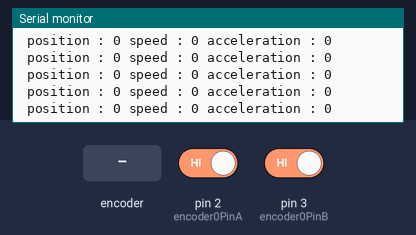
Bench run of a sketch on a simulated Arduino Uno, built with avr-gcc and run on an emulated ATmega328P. Shown: the last lines printed to the serial monitor. The inputs (shaded band) are chosen by the test bench; at power-on: pin 2 (encoder0PinA) HIGH, pin 3 (encoder0PinB) HIGH.

Above: at 1.2 s.
1.3 s: rotary encoder on pin 2 (encoder0PinA) / pin 3 (encoder0PinB) turned 3 steps (first pin leading)
At 1.68 s:
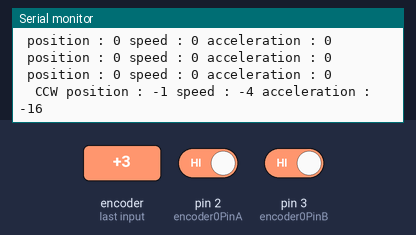
3.4 s: rotary encoder on pin 2 (encoder0PinA) / pin 3 (encoder0PinB) turned 2 steps (second pin leading)
At 3.69 s:
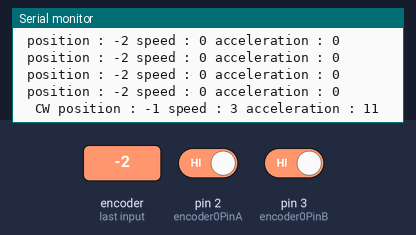
Timing chart, 0 to 6.4 s (numbered marks = the images above; inputs shaded):
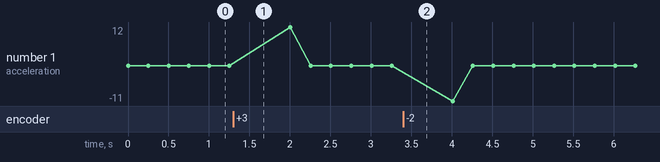

The sketch:

printer_encoder.ino
```cpp
//////////////////////////////////////////////////////////////
////Implementing differential math using printer encoder/////
////written by : Muhammad Husni                       //////
///////////////////////////////////////////////////////////


#define encoder0PinA 2
#define encoder0PinB 3
#define encoder0Btn 4
int encoder0Pos = 0;

float Time;
float elapsedTime;
float timePrev;

void setup() {
  Serial.begin(115200);
  pinMode(encoder0PinA, INPUT_PULLUP);
  pinMode(encoder0PinB, INPUT_PULLUP);
  attachInterrupt(0, doEncoder, CHANGE);
}
int x,last_x;
int x_dot, last_x_dot;
int x_dot_dot;
void loop() {

  //direction
  if(x>last_x)
  {
  Serial.print("  CW");
  }

  if(x<last_x)  {
  Serial.print("  CCW");
  }

  //got position value from interrupt
  //pulse
  Serial.print(" position : ");
  Serial.print(x);

  //got velocity/speed value from position using numerical derivation
  //pulse per second
  x_dot = (x-last_x)/elapsedTime;
  Serial.print(" speed : ");
  Serial.print(x_dot);
  last_x = x;

  //got acceleration value from velocity using numerical derivation
  //pulse per second square
  x_dot_dot = (x_dot-last_x_dot)/elapsedTime;
  Serial.print(" acceleration : ");
  Serial.print(x_dot_dot);
  last_x_dot = x_dot;
  Serial.println(" ");
  delay(250);

  //TIMER
  timePrev = Time;                            // the previous time is stored before the actual time read
  Time = millis();                            // actual time read
  elapsedTime = (Time - timePrev) / 1000;
}


//position value interrupt
void doEncoder()
{
  if (digitalRead(encoder0PinA) == digitalRead(encoder0PinB))
  {
  encoder0Pos++;
  }
  else
  {
  encoder0Pos--;
  }
  x = encoder0Pos/2.5;
}
```

Measured:
- after the input at 1.3 s, the serial monitor: prints a new line after 0.20 s (image 1)
- after the input at 3.4 s, the serial monitor: prints a new line after 0.11 s (image 2)
